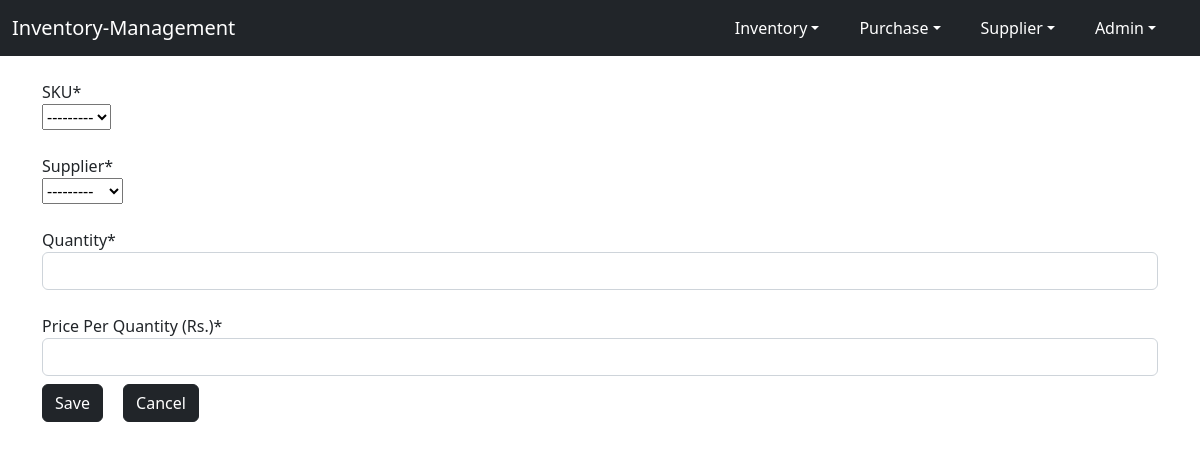
Before: /purchase/purchase-stock/ (signed in) with the older database file.
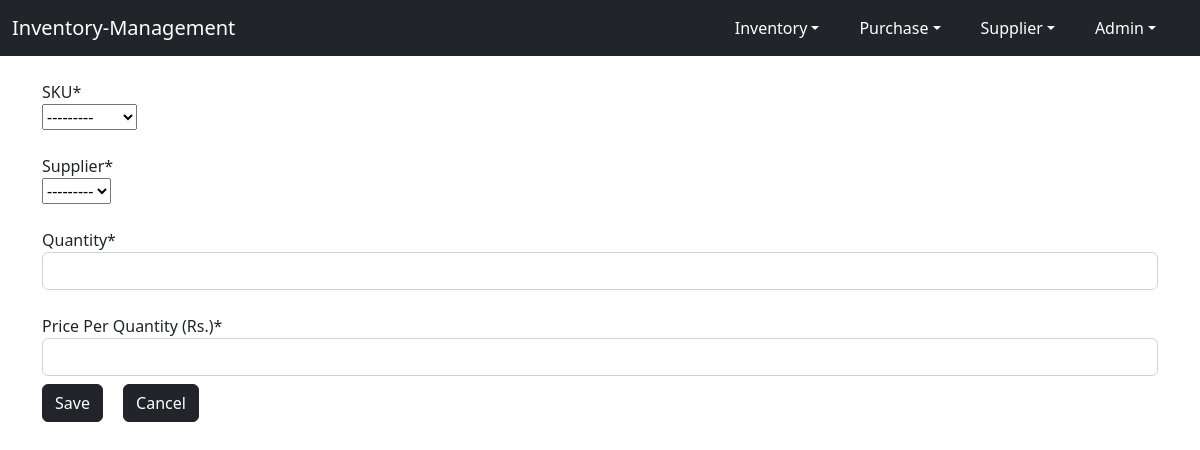
After: the same page with the newer database file.
### inventory/models.py (models this page shows)
class InventoryModel(models.Model):
    sku = models.CharField(max_length=100)
    available_quantity = models.IntegerField()
    def __str__(self):
        return self.sku

### purchase/views.py (the view)
# urls.py: path('purchase-stock/', views.purchase_stock, name='purchase-stock'),
def purchase_stock(request):
    if request.method == 'POST':
        form = NewStockForm(request.POST)
        if form.is_valid():
            sku = form.cleaned_data['sku']
            supplier = form.cleaned_data['supplier']
            quantity = form.cleaned_data['quantity']
            price = form.cleaned_data['price']
            model = NewStockModel(sku=sku, supplier=supplier, quantity=quantity, price=price)
            model.save()
            inventory = get_object_or_404(InventoryModel, sku=sku)
            inventory.available_quantity += quantity
            inventory.save()
            return HttpResponseRedirect(reverse('purchase-history'))
    else:
        return render(request, 'purchase/purchase_stock.html', {
            'form': NewStockForm
        })

### supplier/models.py (called while the page is built)
    def __str__(self):
        return self.name

### purchase/templates/purchase/purchase_stock.html (shortened to what this page needs)
{% extends 'base.html' %}
{% load crispy_forms_tags %}
{% block content %}
    <div class='container'>
        {% crispy form %}
    </div>
{% endblock %}

### templates/base.html (shortened to what this page needs)
<!DOCTYPE html>
<html lang="en">
<head>
    <link href="https://cdn.jsdelivr.net/npm/bootstrap@5.2.0-beta1/dist/css/bootstrap.min.css" rel="stylesheet">
</head>
<body>
    <nav class="navbar navbar-expand-lg navbar-dark bg-dark">
        <div class="container-fluid">
            {% if not user.is_authenticated %}
                <a class="navbar-brand" href="{% url 'sign-in' %}">
                    Inventory-Management
                </a>
            {% else %}
                <a class="navbar-brand" href="{% url 'index' %}">
                    Inventory-Management
                </a>
            {% endif %}
            <ul class="nav justify-content-end ">
                {% if not user.is_authenticated %}
                    <li class="nav-item">
                        <a class="nav-link text-white" href="{% url 'sign-up' %}">Sign Up</a>
                    </li>
                 {% else %}
                    <div class="collapse navbar-collapse" id="navbarNavDarkDropdown">
                        <ul class="navbar-nav">
                            <li class="nav-item dropdown me-4">
                                <a class="nav-link text-white dropdown-toggle" href="{% url 'index' %} id="navbarDarkDropdownMenuLink" role="button" data-bs-toggle="dropdown" aria-expanded="false"">Inventory</a>
                            </li>
                            <li class="nav-item dropdown me-4">
                                <a class="nav-link text-white dropdown-toggle" href="#" id="navbarDarkDropdownMenuLink" role="button" data-bs-toggle="dropdown" aria-expanded="false">Purchase</a>
                            </li>
                            <li class="nav-item dropdown me-4">
                                <a class="nav-link text-white dropdown-toggle" href="#" id="navbarDarkDropdownMenuLink" role="button" data-bs-toggle="dropdown" aria-expanded="false">Supplier</a>
                            </li>
                            <li class="nav-item dropdown me-4">
                                <a class="nav-link text-white dropdown-toggle" href="#" id="navbarDarkDropdownMenuLink" role="button" data-bs-toggle="dropdown" aria-expanded="false">{{user.username|capfirst}}</a>
                            </li>
                        </ul>
                    </div>
                {% endif %}
            </ul>
        </div>
    </nav>
    {% block content %}
    {% endblock %}
</body>
</html>

Changed rows visible on the page:
added InventoryModel: sku "---------"
Other visible differences:
form field sku: "---------" → (not shown)
